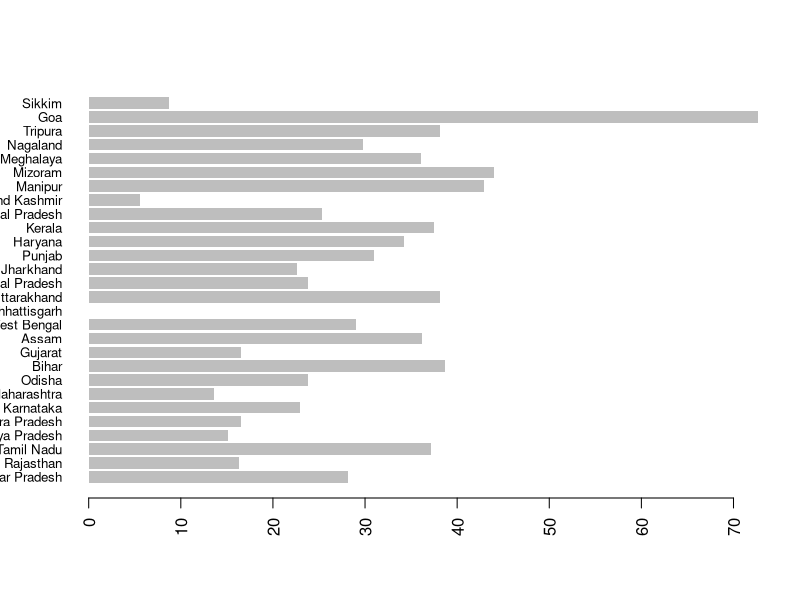

Write R code to recreate this figure.
#Concerned Statewise road density Data is taken from
#url -> http://morth.nic.in/index3.asp?sslid=1284&subsublinkid=590&lang=1
myvalues <- read.csv("roaddensity.csv")
#ordering the data 
high.order <- order(myvalues$RoadDensity, decreasing=TRUE)
education.high <- myvalues[high.order,]
#plotting the data
barplot(myvalues$RoadDensity, names.arg=myvalues$State, horiz=TRUE, las=2, cex.names=0.8, border=NA)
summary(myvalues)
